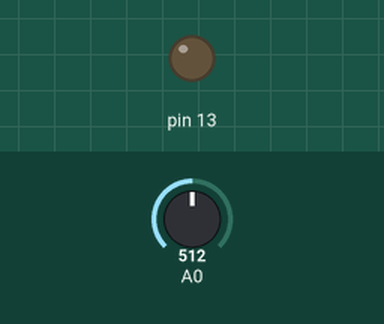
Simulated run of this sketch. Board: Arduino Uno, built with avr-gcc and run on an emulated ATmega328P. On the bench: output pins drawn as LEDs (lit = HIGH). The inputs (shaded band) are chosen by the test bench; at power-on: A0 = 512. What the sketch prints to the serial monitor is not drawn.

Above: at 1.2 s.
1.3 s: A0 set to 783
4.3 s: A0 set to 810
Timing chart, 0 to 7.3 s (numbered marks = the images above; inputs shaded):
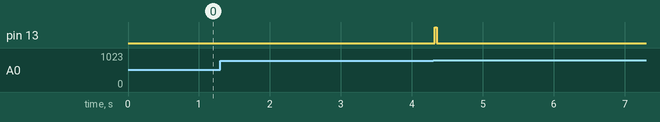

Measured:
- after the input at 1.3 s, every drawn part: stays the same
- after the input at 4.3 s, pin 13: LOW → HIGH at once, → LOW 0.03 s later

The sketch:

heart_rate_analog_measure.ino
```cpp
#include "HeartRate.h"

HeartRate* heartRate = new HeartRate(A0);

#define MEASUREMENT_INTERVAL 20

void setup() {
  Serial.begin(9600);
  pinMode(13, OUTPUT);
}

unsigned long prevTime = 0;

void loop(){
  unsigned long time = millis();
  if(time - prevTime > MEASUREMENT_INTERVAL){
    int value = heartRate->measure();
    prevTime = time;
  }

  switch(heartRate->state){
    case IDLE:
      Serial.println("IDLE");
      break;
    case ADJUSTING:
      Serial.print("ADJUSTING, Pulses detected: ");
      Serial.println(heartRate->heartBeats->size);
      break;
    case MEASURING:
      Serial.print("MEASURING ");
      //Serial.print(heartRate->HRV);
      //Serial.print(", ");
      Serial.println(heartRate->BPM);
  }

}
```

HeartBeats.cpp
```cpp
#include "HeartBeats.h"

HeartBeats::HeartBeats(){};

HeartBeats::~HeartBeats(){
  clear();
}

void HeartBeats::push(){
  size++;

  if(!head){
    head = new HeartBeat(0);
    tail = head;
    return;
  }

  HeartBeat* temp = new HeartBeat(head->timestamp);
  temp->next = head;
  head->prev = temp;
  head = temp;
}

void HeartBeats::pop(){
  if(!tail) return;

  size--;

  HeartBeat* toRemove = tail;
  HeartBeat* temp = tail->prev;

  delete toRemove;
  tail = temp;
  tail->next = nullptr;
}

void HeartBeats::clear(){
  HeartBeat* current = head;

  while(current){
    HeartBeat* temp = current->next;
    delete current;
    current = current->next;
  }

  head = nullptr;
  size = 0;
}

bool HeartBeats::isFull(){
  return (size > HEARTBEATS_BUFFER_SIZE);
}
```

HeartBeats.h
```cpp
#pragma once

#define HEARTBEATS_BUFFER_SIZE 10

struct HeartBeat {
  unsigned long timestamp;
  unsigned long interval;
  HeartBeat* next = nullptr;
  HeartBeat* prev = nullptr;
  HeartBeat(unsigned long prev);
};

class HeartBeats{
public:
  HeartBeats();
  ~HeartBeats();
  HeartBeat* head = nullptr;
  HeartBeat* tail = nullptr;
  int size = 0;
  void push();
  void pop();
  void clear();
  bool isFull();
};
```

HeartRate.cpp
```cpp
#include "HeartRate.h"
#include "arduino.h"

HeartBeat::HeartBeat(unsigned long prev){
  this->timestamp = millis();
  this->interval = timestamp - prev;
}

HeartRate::HeartRate(short pin){
  this->pin = pin;
  this->heartBeats = new HeartBeats();
}

HeartRate::~HeartRate(){
  delete heartBeats;
}

int HeartRate::measure(){
  int value = analogRead(pin);

  ampMin = value;
  ampMax = value;

  for(int i = MEASUREMENTS_BUFFER_SIZE - 1;  i >= 0; i--){
    measurements[i+1] = measurements[i];

    if(measurements[i+1] < ampMin) ampMin = measurements[i+1];
    if(measurements[i+1] > ampMax) ampMax = measurements[i+1];
  }

  measurements[0] = value;

  if((measurements[0] >= 800 && measurements[1] < 800) || (measurements[0] <= 300 && measurements[1] > 300)) {
    heartBeats->clear();
    if(state == MEASURING || state == ADJUSTING){
      state = IDLE;
    }
    else if(state == IDLE){
      state = ADJUSTING;
    }
  }

  if(state == ADJUSTING || state == MEASURING){
    calculateThreshold();

    if(measurements[0] < thresholdLow) isPeak = false;

    if( measurements[0] >= thresholdHigh &&  measurements[1] < thresholdHigh && !isPeak){
      digitalWrite(13, HIGH);

      heartBeats->push();
      isPeak = true;

      if(heartBeats->isFull()){
        state = MEASURING;
        heartBeats->pop();
        BPM = calculateHeartbeat();
        HRV = calculateHRV();
      }
      else{
        state = ADJUSTING;
      }

    }
    else{
      digitalWrite(13,LOW);
    }
  }

  return value;
}

void HeartRate::calculateThreshold(){
  thresholdHigh = ampMax - ampMin;
  thresholdHigh *= 0.80;
  thresholdHigh += ampMin;

  thresholdLow = ampMax - ampMin;
  thresholdLow *= 0.50;
  thresholdLow += ampMin;
}

int HeartRate::calculateHeartbeat(){
  HeartBeat* current = heartBeats->head;

  average = 0;

  while(current){
    average += current->interval;
    current = current->next;
  }

  average = average / heartBeats->size;

  return 60000 / average;
}

int HeartRate::calculateHRV(){
  HeartBeat* current = heartBeats->head;

  unsigned long variance = 0;

  while(current){
    variance += pow((current->interval - average), 2);

    current = current->next;
  }

  variance /= heartBeats->size;

  return sqrt(variance);
}
```

HeartRate.h
```cpp
#pragma once
#include "Arduino.h"
#include "HeartBeats.h"

#define MEASUREMENTS_BUFFER_SIZE 50
//#define HEARTBEATS_BUFFER_SIZE 10

enum{
  IDLE,
  ADJUSTING,
  MEASURING
};

class HeartRate{
public:
  int BPM;
  int HRV;
  HeartBeats* heartBeats;
  int state = IDLE;
  HeartRate(short pin);
  ~HeartRate();
  int measure();

private:
  int measurements[MEASUREMENTS_BUFFER_SIZE];
  float thresholdHigh = 0;
  float thresholdLow = 0;
  int ampMin = 0;
  int ampMax = 0;
  short pin;
  bool isPeak = false;
  float average = 0;
  void calculateThreshold();
  int calculateHeartbeat();
  int calculateHRV();
};
```
